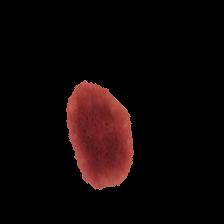
#> input picture Result.jpg, 224 x 224 px, found by its file name
$ jupyter execute '7. ABCD Extraction - Part 2.ipynb'
#> lines starting #> are read from the running program, lines starting #| are printed output that depends on the picture; after the words box and inside, x2 and y2 are one past the last pixel; in counts of white or black regions, pixels touching at a corner belong together; long printed decimals are rounded
# ABCD Extraction - Part 2

### This file contains the extraction of ABCD features. The steps performed are:

1. Pass threshold image to asymmetry, border and diameter functions and result image to color function
2. Find the total number of affected pixels (A), unaffected pixels, and the difference between unaffected and affected pixels (a).
3. Computer asymmetry through the formula
4. Perform edge detection and return matrix with value set to one where pixel border exists
5. Calculate the inverse of shape factor
6. Compute the border using the formula
7. Compute standard deviation and mean for pixel values
8. Compute the color.
9. Compute the diameter using the formula

[cell 1]
import numpy as np
import math
import scipy
from scipy import misc
from scipy import ndimage
import matplotlib
import matplotlib.pyplot as plt
import matplotlib.cm as cm
import imageio

Define the different functions needed for the extraction

[cell 2]
def sobel(array):
        Gdash=array
        shape=array.shape
        gx=np.array([[-2,-1,0,1,2] for i in range(0,5)])
        gy=np.array([np.repeat(i,5) for i in range (-2,3)])
        gf=np.array([[np.exp(-(gx[i,j]*gx[i,j]+gy[i,j]*gy[i,j])/3) for j in range(0,5)] for i in range(0,5)])
        smooth=np.array([([np.sum(gf*array[i:i+5,j:j+5])/25 for j in range(0,shape[1]-4)]) for i in range(0,shape[0]-4)])
        for i in range(2,shape[0]-2):
            for j in range(2,shape[1]-2):
                 Gdash[i,j]=smooth[i-2,j-2]
        G=Gdash
        sobely=np.array([[3,0,-3],[10,0,-10],[3,0,-3]])
        sobelx=np.array([[3,10,3],[0,0,0],[-3,-10,-3]])
        Gx=np.array([([np.sum(sobelx*array[i:i+3,j:j+3])/9 for j in range(0,shape[1]-2)]) for i in range(0,shape[0]-2)])
        Gy=np.array([([np.sum(sobely*array[i:i+3,j:j+3])/9 for j in range(0,shape[1]-2)]) for i in range(0,shape[0]-2)])
        Gx=[[Gx[i,j]*Gx[i,j] for j in range(0,shape[1]-2)] for i in range(0,shape[0]-2)]
        Gy=[[Gy[i,j]*Gy[i,j] for j in range(0,shape[1]-2)] for i in range(0,shape[0]-2)]
        tempG=np.sqrt(np.add(Gx,Gy))
        for i in range(1,shape[0]-1):
            for j in range(1,shape[1]-1):
                 G[i,j]=tempG[i-1,j-1]
        G.astype(int)
        return G

def Area(img):
    naffect=0
    affect=0
    for rownum in range(len(img)):
        for colnum in range(len(img[rownum])):
            if img[rownum,colnum] == 0 :
                naffect=naffect+1
            else:
                affect=affect+1
    a=naffect-affect
    A=affect
    return a,A

def ColourCalc(hsvimg):
    mean=0
    SD=0
    for row in range(len(hsvimg)):
        for col in range(len(hsvimg[row])):
            mean=mean+hsvimg[row,col,0]
    for row in range(len(hsvimg)):
        for col in range(len(hsvimg[row])):
            SD=SD+(hsvimg[row,col,0]-mean)*(hsvimg[row,col,0]-mean)
    width,height,val=hsvimg.shape
    n=width*height
    SD=math.sqrt(SD)/(n-1)
    return SD

This shows the ABCD values of a benign sample image

[cell 3]
if __name__== "__main__":

    img=imageio.imread('C:/Users/Kannan-PC/Desktop/Projects/melanoma/Final Year Project/Result.jpg')
#> img is the input picture: shape (224, 224, 3); mean R, G, B 15.7, 6.1, 5.9
    img2=imageio.imread('C:/Users/Kannan-PC/Desktop/Projects/melanoma/Final Year Project/threshold.jpg')
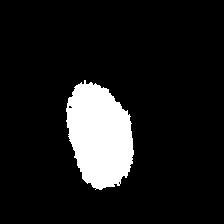
#> input picture threshold.jpg, 224 x 224 px, found by its file name
#> img2 is the input picture: shape (224, 224); min 0, max 255, mean 27.6
    plt.title('Processed image')
    plt.imshow(img)
    plt.show()
    dilimg=ndimage.binary_dilation(img2)
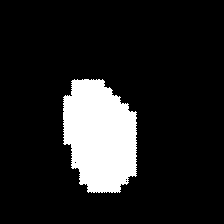
#> dilimg: shape (224, 224) bool; 13.3% white; 1 white region, box (x1, y1, x2, y2) and area: (63, 79, 137, 193) 6652
    for x in range(25):
        dilimg=ndimage.binary_dilation(dilimg)
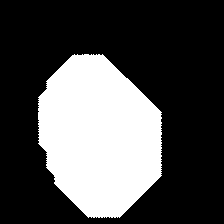
#> dilimg: shape (224, 224) bool; 30.6% white; 1 white region, box (x1, y1, x2, y2) and area: (38, 54, 162, 218) 15376
    erimg=ndimage.binary_erosion(dilimg)
#> erimg: shape (224, 224) bool; 29.9% white; 1 white region, box (x1, y1, x2, y2) and area: (39, 55, 161, 217) 14989
    for x in range(25):
        erimg=ndimage.binary_erosion(erimg)
#> this loop made 25 passes
#> pass 1, `erimg=ndimage.binary_erosion(erimg)`:
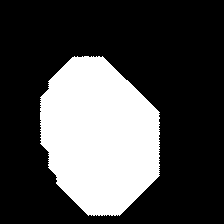
#> erimg: shape (224, 224) bool; 29.1% white; 1 white region, box (x1, y1, x2, y2) and area: (40, 56, 160, 216) 14606
#> after the loop:
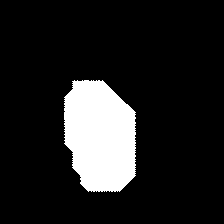
#> erimg: shape (224, 224) bool; 13.2% white; 1 white region, box (x1, y1, x2, y2) and area: (64, 80, 136, 192) 6614
    plt.title('Closed image')
    plt.imshow(erimg,cmap=cm.Greys_r)
    plt.show()
    a,A=Area(erimg)
#> after the loop in Area, `for rownum in range(len(img)):`: affect = 6614; naffect = 43562
#> in Area, `a=naffect-affect`: a = 36948
#> in Area, `A=affect`: A = 6614
#> a = 36948; A = 6614

    Asymmetry=((a/A)*100)/10
#> Asymmetry = 55.86
    if Asymmetry<0 :
        Asymmetry=Asymmetry*(-1)
    print('Asymmetry')
    print(Asymmetry)
#| 55.863


    gigi=sobel(erimg)
#> in sobel, `smooth=np.array([([np.sum(gf*array[i:i+5,j:j+5])/25 for j in range(0,s..`:
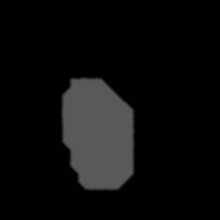
#> smooth: shape (220, 220) float64; min 0, max 0.351, mean 0.0479
#> after the loop in sobel, `for i in range(2,shape[0]-2):`:
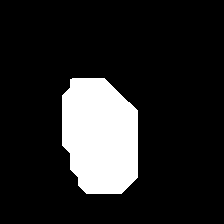
#> Gdash: shape (224, 224) bool; 14.9% white; 1 white region, box (x1, y1, x2, y2) and area: (62, 78, 138, 194) 7462
#> in sobel, `Gx=np.array([([np.sum(sobelx*array[i:i+3,j:j+3])/9 for j in range(0,sh..`:
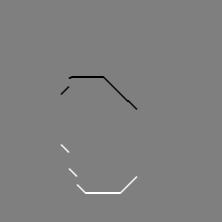
#> Gx: shape (222, 222) float64; min -1.78, max 1.78, mean -5.77e-19; drawn with min black and max white
#> in sobel, `Gx=[[Gx[i,j]*Gx[i,j] for j in range(0,shape[1]-2)] for i in range(0,sh..`: Gx = 222 items
#> in sobel, `tempG=np.sqrt(np.add(Gx,Gy))`:
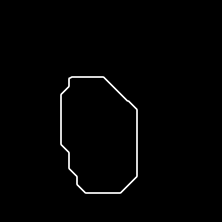
#> tempG: shape (222, 222) float64; min 0, max 2.1, mean 0.0241; drawn with min black and max white
#> after the loop in sobel, `for i in range(1,shape[0]-1):`:
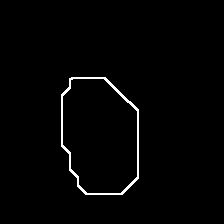
#> G: shape (224, 224) bool; 1.5% white in thin lines or dots, all inside (x1, y1, x2, y2) = (61, 77, 139, 195)
    plt.imshow(gigi,cmap=cm.Greys_r)
    plt.show()
    pcount=0
    for row in range(len(gigi)):
        for col in range(len(gigi[row])):
            if gigi[row,col] == 1:
                pcount=pcount+1
#> after the loop, pcount = 768
    P=pcount
#> P = 768
    Border=((P*P)/(4*3.14*A))/10
#> Border = 0.71
    print('Border')
    print(Border)
#| 0.71

    n=(4*A)/P
#> n = 34.45
    Diameter=(math.sqrt(n))/10
#> Diameter = 0.587
    print('Diameter')
    print(Diameter)
#| 0.5869

    hsvimg=matplotlib.colors.rgb_to_hsv(img)
#> hsvimg: shape (224, 224, 3) float32; mean of channels 0, 1, 2 0.1, 0.1, 15.8

    Colour=(ColourCalc(hsvimg))/10
#> after the loop in ColourCalc, `for row in range(len(hsvimg)):`: mean = 2964.7
#> after the loop in ColourCalc, `for row in range(len(hsvimg)):`: SD = 4.41e+11
#> in ColourCalc, `SD=math.sqrt(SD)/(n-1)`: SD = 13.24
#> Colour = 1.32
    print('Colour')
    print(Colour)
#| 1.324
